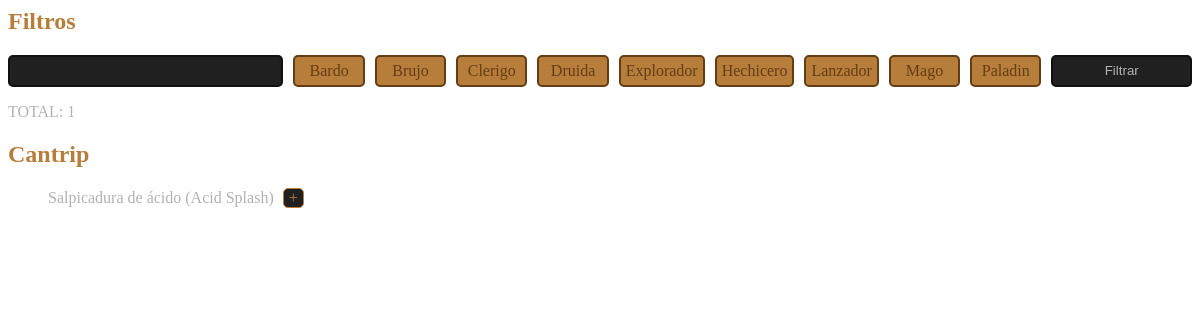
The page /sections/allSpells.php?nameFilter=Salpicadura de ácido (Acid Splash) on the database as committed earlier.
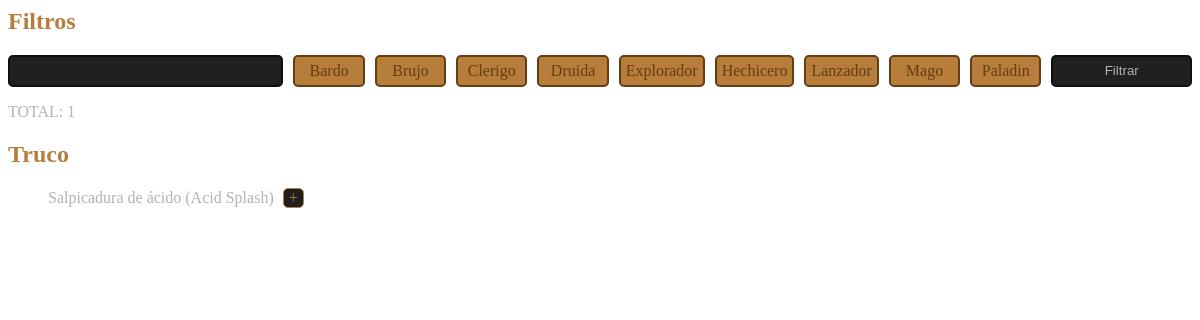
The same page on the database as committed later.
### tables this page shows
CREATE TABLE `conjuros` (
  `id_spell` int(4) NOT NULL,
  `name` varchar(255) NOT NULL,
  `descr` text NOT NULL,
  `duracion` varchar(255) NOT NULL,
  `concentracicon` varchar(255) NOT NULL,
  `casteo` varchar(255) NOT NULL,
  `level` varchar(255) NOT NULL,
  `rango` varchar(255) NOT NULL,
  `clases` varchar(500) NOT NULL,
  `escuela` varchar(255) NOT NULL
);

### classes/DbConnector.php (called while the page is built, shortened)
<?php
class DbConector {
    private $db = "";
    private static $instance;
    public static function singleton()
    {
        if (!isset(self::$instance)) {
            self::$instance = new self();
        }
        return self::$instance;
    }
    private function __construct() {
        $this->db = new PDO($this::DB_DATA, $this::USERNAME, $this::PASSWD);
    }
    public function getSpellsIds($id_char) {
        try {
            $consulta = $this->db->prepare("SELECT spells FROM spellset where id_char = :char_id");
            $consulta->bindParam(":char_id", $id_char, PDO::PARAM_INT);
            $results = $consulta->execute();
            $data = $consulta->fetch();
            if (isset($data["spells"])) {
                return $data["spells"];
            } else {
                return "";
            }
        } catch (PDOException $e) {
            echo $e->getMessage();
        }
    }
    public function getAllSpells($filters=null) {
        try {
            if ($filters != null) {
                $consulta = $this->db->prepare("SELECT * FROM conjuros where ".$filters."  ORDER BY
                CASE
                    WHEN level = 'Truco' THEN 0
                    WHEN level = 'Nivel 1' THEN 1
                    WHEN level = 'Nivel 2' THEN 2
                    WHEN level = 'Nivel 3' THEN 3
                    WHEN level = 'Nivel 4' THEN 4
                    WHEN level = 'Nivel 5' THEN 5
                    WHEN level = 'Nivel 6' THEN 6
                    WHEN level = 'Nivel 7' THEN 7
                    WHEN level = 'Nivel 8' THEN 8
                    WHEN level = 'Nivel 9' THEN 9
                    ELSE 10
                END");
            } else {
                $consulta = $this->db->prepare("SELECT * FROM conjuros ORDER BY
                CASE
                    WHEN level = 'Truco' THEN 0
                    WHEN level = 'Nivel 1' THEN 1
                    WHEN level = 'Nivel 2' THEN 2
                    WHEN level = 'Nivel 3' THEN 3
                    WHEN level = 'Nivel 4' THEN 4
                    WHEN level = 'Nivel 5' THEN 5
                    WHEN level = 'Nivel 6' THEN 6
                    WHEN level = 'Nivel 7' THEN 7
                    WHEN level = 'Nivel 8' THEN 8
                    WHEN level = 'Nivel 9' THEN 9
                    ELSE 10
                END");
            }
            $results = $consulta->execute();
            $data = $consulta->fetchAll();
            return $data;
        } catch (PDOException $e) {
            echo $e->getMessage();
        }
    }
}

### sections/allSpells.php (the view, shortened to what this page needs)
<?php
require_once("../classes/DbConnector.php");
$db = DbConector::singleton();
$spells = $db->getAllSpells();
$charId = $_COOKIE["logged"];
$prevPathParameters = "allSpells.php";
if (isset($_GET["submit"]) || isset($_GET["nameFilter"]) && ($_GET["nameFilter"] != "") || isset($_GET["classFilter"])) {
    $filtros = "";
    if (isset($_GET["nameFilter"]) && $_GET["nameFilter"] != "") {
        $filtros .= "name like '%".$_GET["nameFilter"]."%'";
        $prevPathParameters .= "?nameFilter=".$_GET["nameFilter"];
    }
    $spells = $db->getAllSpells($filtros);
}
$currentLevel = $spells[0]["level"];
$spellList = explode( ", ",$db->getSpellsIds($charId));
?>
<link rel="stylesheet" href="../styles/allSpells.css">
<div id="allSpellsContainer">
    <h2>Filtros</h2>
    <form id="filtros" method="get">
        <input type="text" name="nameFilter">
        <div id="classesFilterDiv">
            <label for="bardo">Bardo</label>
            <label for="brujo">Brujo</label>
            <label for="clerigo">Clerigo</label>
            <label for="druida">Druida</label>
            <label for="explorador">Explorador</label>
            <label for="hechicero">Hechicero</label>
            <label for="rituale">Lanzador</label>
            <label for="mago">Mago</label>
            <label for="paladin">Paladin</label>
        </div>
        <input type="submit" value="Filtrar" name="submit">
    </form>
    <span class="spell">TOTAL: <?= count($spells) ?></span>
    <dl>
        <dt><h2><?=$currentLevel?></h2></dt>
        <?php foreach ($spells as $key => $spell) {
            if ($spell["level"] == $currentLevel) { ?>
            <dd>
                <a href="spell.php?id_spell=<?=$spell["id_spell"]?>&prevPath=<?=$prevPathParameters?>" class="spell"><?=$spell["name"]?></a>
                <?php if (in_array( $spell["id_spell"], $spellList)) { ?>
                    <span class="addSpell" >✓</span>
                <?php } else { ?>
                    <a href="addSpell.php?id_spell=<?=$spell["id_spell"]?>&prevPath=<?=$prevPathParameters?>"  class="addSpell"> + </a>
                <?php } ?>
            </dd>
                <?php }
        } ?>
    </dl>
</div>

### styles/allSpells.css (style rules this page uses)
#allSpellsContainer h1, #allSpellsContainer h2, #allSpellsContainer h3 { color: #b77d3b; }
#allSpellsContainer dl dt:first-child { margin-top: 0; }
dt { margin: 15px 0; }
dd { margin-top: 5px; margin-bottom: 5px; }
.spell { color: #b2b2b2; text-decoration: none; }
#filtros { display: grid; grid-template-columns: auto auto auto; }
input[type="text"], input[type="submit"] { background-color:#202020; border: 2px solid #101010; color: #b2b2b2; border-radius: 5px; }
#classesFilterDiv { display: flex; gap: 10px; flex-wrap: wrap; justify-content: center; padding: 0 10px; }
#classesFilterDiv label { flex: 1; text-align: center; padding: 5px 5px; border: 2px solid #653d14; border-radius: 5px; cursor: pointer; background-color: #b77d3b; color: #653d14; transition: background-color 0.3s, border-color 0.3s, color 0.3s; }
.addSpell { display: inline-grid; border:1px solid #b77d3b; background-color:#202020; color: #b77d3b; text-decoration: none; margin-left: 5px; padding: 0 5px; border-radius: 5px; }
input[type="submit"] { cursor: pointer; }

Rows that differ between the two databases and show on the page:
no longer on this page (row edited): conjuros: level "Cantrip", name "Salpicadura de ácido (Acid Splash)"
now on this page (row edited): conjuros: level "Truco", name "Salpicadura de ácido (Acid Splash)"
